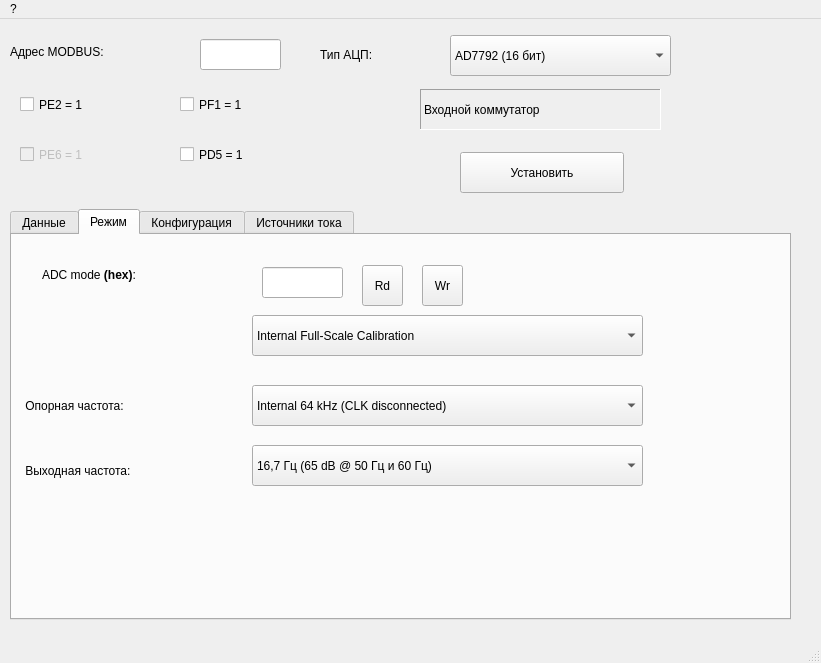
<?xml version="1.0" encoding="UTF-8"?>
<ui version="4.0">
 <class>fmAD779x</class>
 <widget class="QMainWindow" name="fmAD779x">
  <property name="geometry">
   <rect>
    <x>0</x>
    <y>0</y>
    <width>821</width>
    <height>663</height>
   </rect>
  </property>
  <property name="windowTitle">
   <string>Прямой доступ к AD779x</string>
  </property>
  <widget class="QWidget" name="centralwidget">
   <widget class="QTabWidget" name="twRegs">
    <property name="geometry">
     <rect>
      <x>10</x>
      <y>190</y>
      <width>781</width>
      <height>411</height>
     </rect>
    </property>
    <property name="currentIndex">
     <number>1</number>
    </property>
    <property name="elideMode">
     <enum>Qt::ElideNone</enum>
    </property>
    <widget class="QWidget" name="wtData">
     <attribute name="title">
      <string>Данные</string>
     </attribute>
     <widget class="QLabel" name="label">
      <property name="geometry">
       <rect>
        <x>15</x>
        <y>30</y>
        <width>161</width>
        <height>21</height>
       </rect>
      </property>
      <property name="font">
       <font>
        <pointsize>9</pointsize>
       </font>
      </property>
      <property name="text">
       <string>Данные АЦП:</string>
      </property>
     </widget>
     <widget class="QLabel" name="llData">
      <property name="geometry">
       <rect>
        <x>200</x>
        <y>20</y>
        <width>111</width>
        <height>31</height>
       </rect>
      </property>
      <property name="font">
       <font>
        <pointsize>9</pointsize>
       </font>
      </property>
      <property name="frameShape">
       <enum>QFrame::Panel</enum>
      </property>
      <property name="frameShadow">
       <enum>QFrame::Sunken</enum>
      </property>
      <property name="text">
       <string/>
      </property>
     </widget>
     <widget class="QToolButton" name="tbDataRd">
      <property name="geometry">
       <rect>
        <x>340</x>
        <y>15</y>
        <width>41</width>
        <height>41</height>
       </rect>
      </property>
      <property name="text">
       <string>Rd</string>
      </property>
     </widget>
     <widget class="QLabel" name="label_2">
      <property name="geometry">
       <rect>
        <x>460</x>
        <y>30</y>
        <width>131</width>
        <height>21</height>
       </rect>
      </property>
      <property name="font">
       <font>
        <pointsize>9</pointsize>
       </font>
      </property>
      <property name="text">
       <string>Статус АЦП:</string>
      </property>
     </widget>
     <widget class="QToolButton" name="tbStatusRd">
      <property name="geometry">
       <rect>
        <x>720</x>
        <y>20</y>
        <width>41</width>
        <height>41</height>
       </rect>
      </property>
      <property name="text">
       <string>Rd</string>
      </property>
     </widget>
     <widget class="QLabel" name="llStatus">
      <property name="geometry">
       <rect>
        <x>610</x>
        <y>20</y>
        <width>81</width>
        <height>31</height>
       </rect>
      </property>
      <property name="font">
       <font>
        <pointsize>9</pointsize>
       </font>
      </property>
      <property name="frameShape">
       <enum>QFrame::Panel</enum>
      </property>
      <property name="frameShadow">
       <enum>QFrame::Sunken</enum>
      </property>
      <property name="text">
       <string/>
      </property>
     </widget>
     <widget class="QLineEdit" name="leOffset">
      <property name="geometry">
       <rect>
        <x>200</x>
        <y>70</y>
        <width>111</width>
        <height>31</height>
       </rect>
      </property>
      <property name="font">
       <font>
        <pointsize>9</pointsize>
       </font>
      </property>
     </widget>
     <widget class="QToolButton" name="tbOffsetWr">
      <property name="geometry">
       <rect>
        <x>400</x>
        <y>70</y>
        <width>41</width>
        <height>41</height>
       </rect>
      </property>
      <property name="text">
       <string>Wr</string>
      </property>
     </widget>
     <widget class="QLabel" name="label_11">
      <property name="geometry">
       <rect>
        <x>10</x>
        <y>70</y>
        <width>191</width>
        <height>31</height>
       </rect>
      </property>
      <property name="font">
       <font>
        <pointsize>9</pointsize>
       </font>
      </property>
      <property name="lineWidth">
       <number>-5</number>
      </property>
      <property name="text">
       <string>Смещение нуля:</string>
      </property>
     </widget>
     <widget class="QToolButton" name="tbScaleWr">
      <property name="geometry">
       <rect>
        <x>400</x>
        <y>120</y>
        <width>41</width>
        <height>41</height>
       </rect>
      </property>
      <property name="text">
       <string>Wr</string>
      </property>
     </widget>
     <widget class="QLineEdit" name="leScale">
      <property name="geometry">
       <rect>
        <x>200</x>
        <y>120</y>
        <width>111</width>
        <height>31</height>
       </rect>
      </property>
      <property name="font">
       <font>
        <pointsize>9</pointsize>
       </font>
      </property>
     </widget>
     <widget class="QToolButton" name="tbScaleRd">
      <property name="geometry">
       <rect>
        <x>340</x>
        <y>120</y>
        <width>41</width>
        <height>41</height>
       </rect>
      </property>
      <property name="text">
       <string>Rd</string>
      </property>
     </widget>
     <widget class="QLabel" name="label_12">
      <property name="geometry">
       <rect>
        <x>10</x>
        <y>130</y>
        <width>181</width>
        <height>16</height>
       </rect>
      </property>
      <property name="font">
       <font>
        <pointsize>9</pointsize>
       </font>
      </property>
      <property name="lineWidth">
       <number>-5</number>
      </property>
      <property name="text">
       <string>Коэффициент:</string>
      </property>
     </widget>
     <widget class="QLabel" name="llID">
      <property name="geometry">
       <rect>
        <x>610</x>
        <y>80</y>
        <width>81</width>
        <height>31</height>
       </rect>
      </property>
      <property name="font">
       <font>
        <pointsize>9</pointsize>
       </font>
      </property>
      <property name="frameShape">
       <enum>QFrame::Panel</enum>
      </property>
      <property name="frameShadow">
       <enum>QFrame::Sunken</enum>
      </property>
      <property name="text">
       <string/>
      </property>
     </widget>
     <widget class="QToolButton" name="tbIDRd">
      <property name="geometry">
       <rect>
        <x>720</x>
        <y>80</y>
        <width>41</width>
        <height>41</height>
       </rect>
      </property>
      <property name="text">
       <string>Rd</string>
      </property>
     </widget>
     <widget class="QLabel" name="label_13">
      <property name="geometry">
       <rect>
        <x>540</x>
        <y>82</y>
        <width>41</width>
        <height>31</height>
       </rect>
      </property>
      <property name="font">
       <font>
        <pointsize>9</pointsize>
       </font>
      </property>
      <property name="text">
       <string>ID:</string>
      </property>
     </widget>
     <widget class="QToolButton" name="tbDataA">
      <property name="geometry">
       <rect>
        <x>400</x>
        <y>17</y>
        <width>41</width>
        <height>41</height>
       </rect>
      </property>
      <property name="text">
       <string>A</string>
      </property>
     </widget>
     <widget class="QLCDNumber" name="lcdDataConv">
      <property name="geometry">
       <rect>
        <x>10</x>
        <y>180</y>
        <width>201</width>
        <height>41</height>
       </rect>
      </property>
     </widget>
     <widget class="QToolButton" name="tbConv">
      <property name="geometry">
       <rect>
        <x>230</x>
        <y>180</y>
        <width>41</width>
        <height>41</height>
       </rect>
      </property>
      <property name="text">
       <string>M</string>
      </property>
     </widget>
     <widget class="QToolButton" name="tbOffsetRd">
      <property name="geometry">
       <rect>
        <x>340</x>
        <y>70</y>
        <width>41</width>
        <height>41</height>
       </rect>
      </property>
      <property name="text">
       <string>Rd</string>
      </property>
     </widget>
    </widget>
    <widget class="QWidget" name="wtMode">
     <attribute name="title">
      <string>Режим</string>
     </attribute>
     <widget class="QLabel" name="label_3">
      <property name="geometry">
       <rect>
        <x>30</x>
        <y>20</y>
        <width>201</width>
        <height>41</height>
       </rect>
      </property>
      <property name="font">
       <font>
        <pointsize>9</pointsize>
       </font>
      </property>
      <property name="text">
       <string>ADC mode &lt;b&gt;(hex)&lt;/b&gt;:</string>
      </property>
     </widget>
     <widget class="QToolButton" name="tbModeRd">
      <property name="geometry">
       <rect>
        <x>350</x>
        <y>30</y>
        <width>41</width>
        <height>41</height>
       </rect>
      </property>
      <property name="text">
       <string>Rd</string>
      </property>
     </widget>
     <widget class="QToolButton" name="tbModeWr">
      <property name="geometry">
       <rect>
        <x>410</x>
        <y>30</y>
        <width>41</width>
        <height>41</height>
       </rect>
      </property>
      <property name="text">
       <string>Wr</string>
      </property>
     </widget>
     <widget class="QLineEdit" name="leMode">
      <property name="geometry">
       <rect>
        <x>250</x>
        <y>32</y>
        <width>81</width>
        <height>31</height>
       </rect>
      </property>
      <property name="font">
       <font>
        <pointsize>9</pointsize>
       </font>
      </property>
     </widget>
     <widget class="QComboBox" name="cbMode">
      <property name="geometry">
       <rect>
        <x>240</x>
        <y>80</y>
        <width>391</width>
        <height>41</height>
       </rect>
      </property>
      <property name="currentIndex">
       <number>5</number>
      </property>
      <item>
       <property name="text">
        <string>Continuos Conversion</string>
       </property>
      </item>
      <item>
       <property name="text">
        <string>Single Conversion</string>
       </property>
      </item>
      <item>
       <property name="text">
        <string>Idle Mode</string>
       </property>
      </item>
      <item>
       <property name="text">
        <string>Power Down</string>
       </property>
      </item>
      <item>
       <property name="text">
        <string>Internal Zero Calibration</string>
       </property>
      </item>
      <item>
       <property name="text">
        <string>Internal Full-Scale Calibration</string>
       </property>
      </item>
      <item>
       <property name="text">
        <string>System Zero Calibration</string>
       </property>
      </item>
      <item>
       <property name="text">
        <string>System Full-Scale Calibration</string>
       </property>
      </item>
     </widget>
     <widget class="QComboBox" name="cbFadc">
      <property name="geometry">
       <rect>
        <x>240</x>
        <y>210</y>
        <width>391</width>
        <height>41</height>
       </rect>
      </property>
      <property name="currentIndex">
       <number>10</number>
      </property>
      <item>
       <property name="text">
        <string>недопустимое значение</string>
       </property>
      </item>
      <item>
       <property name="text">
        <string>470 Гц</string>
       </property>
      </item>
      <item>
       <property name="text">
        <string>242 Гц</string>
       </property>
      </item>
      <item>
       <property name="text">
        <string>123 Гц</string>
       </property>
      </item>
      <item>
       <property name="text">
        <string>62 Гц</string>
       </property>
      </item>
      <item>
       <property name="text">
        <string>50 Гц</string>
       </property>
      </item>
      <item>
       <property name="text">
        <string>39 Гц</string>
       </property>
      </item>
      <item>
       <property name="text">
        <string>33,2  Гц</string>
       </property>
      </item>
      <item>
       <property name="text">
        <string>19,6 Гц</string>
       </property>
      </item>
      <item>
       <property name="text">
        <string>16,7 Гц (80 dB @ 50 Гц)</string>
       </property>
      </item>
      <item>
       <property name="text">
        <string>16,7 Гц (65 dB @ 50 Гц и 60 Гц)</string>
       </property>
      </item>
      <item>
       <property name="text">
        <string>12,5 Гц (66 dB @ 50 Гц и 60 Гц)</string>
       </property>
      </item>
      <item>
       <property name="text">
        <string>10 Гц    (69 dB @ 50 Гц и 60 Гц)</string>
       </property>
      </item>
      <item>
       <property name="text">
        <string>8,33 Гц (70 dB @ 50 Гц и 60 Гц)</string>
       </property>
      </item>
      <item>
       <property name="text">
        <string>6,25 Гц (72 dB @ 50 Гц и 60 Гц)</string>
       </property>
      </item>
      <item>
       <property name="text">
        <string>4,17 Гц (74 dB @ 50 Гц и 60 Гц)</string>
       </property>
      </item>
     </widget>
     <widget class="QLabel" name="label_4">
      <property name="geometry">
       <rect>
        <x>10</x>
        <y>220</y>
        <width>231</width>
        <height>31</height>
       </rect>
      </property>
      <property name="font">
       <font>
        <pointsize>9</pointsize>
       </font>
      </property>
      <property name="text">
       <string> Выходная частота:</string>
      </property>
     </widget>
     <widget class="QLabel" name="label_14">
      <property name="geometry">
       <rect>
        <x>10</x>
        <y>150</y>
        <width>231</width>
        <height>41</height>
       </rect>
      </property>
      <property name="font">
       <font>
        <pointsize>9</pointsize>
       </font>
      </property>
      <property name="text">
       <string> Опорная частота:</string>
      </property>
     </widget>
     <widget class="QComboBox" name="cbClock">
      <property name="geometry">
       <rect>
        <x>240</x>
        <y>150</y>
        <width>391</width>
        <height>41</height>
       </rect>
      </property>
      <property name="currentIndex">
       <number>0</number>
      </property>
      <item>
       <property name="text">
        <string>Internal 64 kHz (CLK disconnected)</string>
       </property>
      </item>
      <item>
       <property name="text">
        <string>Internal 64 kHz (CLK out)</string>
       </property>
      </item>
      <item>
       <property name="text">
        <string>External 64 kHz </string>
       </property>
      </item>
      <item>
       <property name="text">
        <string>External clock divided by 2</string>
       </property>
      </item>
     </widget>
    </widget>
    <widget class="QWidget" name="wtConf">
     <attribute name="title">
      <string>Конфигурация</string>
     </attribute>
     <widget class="QLineEdit" name="leConf">
      <property name="geometry">
       <rect>
        <x>225</x>
        <y>18</y>
        <width>101</width>
        <height>31</height>
       </rect>
      </property>
      <property name="font">
       <font>
        <pointsize>9</pointsize>
       </font>
      </property>
     </widget>
     <widget class="QToolButton" name="tbConfRd">
      <property name="geometry">
       <rect>
        <x>340</x>
        <y>12</y>
        <width>41</width>
        <height>41</height>
       </rect>
      </property>
      <property name="text">
       <string>Rd</string>
      </property>
     </widget>
     <widget class="QToolButton" name="tbConfWr">
      <property name="geometry">
       <rect>
        <x>393</x>
        <y>14</y>
        <width>41</width>
        <height>41</height>
       </rect>
      </property>
      <property name="text">
       <string>Wr</string>
      </property>
     </widget>
     <widget class="QLabel" name="label_5">
      <property name="geometry">
       <rect>
        <x>30</x>
        <y>15</y>
        <width>201</width>
        <height>31</height>
       </rect>
      </property>
      <property name="font">
       <font>
        <pointsize>9</pointsize>
       </font>
      </property>
      <property name="text">
       <string>ADC conf &lt;b&gt;(hex)&lt;/b&gt;:</string>
      </property>
     </widget>
     <widget class="QComboBox" name="cbBias">
      <property name="geometry">
       <rect>
        <x>270</x>
        <y>170</y>
        <width>171</width>
        <height>41</height>
       </rect>
      </property>
      <property name="currentIndex">
       <number>0</number>
      </property>
      <item>
       <property name="text">
        <string>отключен</string>
       </property>
      </item>
      <item>
       <property name="text">
        <string>к AIN1(-)</string>
       </property>
      </item>
      <item>
       <property name="text">
        <string>к AIN2(-)</string>
       </property>
      </item>
      <item>
       <property name="text">
        <string>зарезервировано</string>
       </property>
      </item>
     </widget>
     <widget class="QCheckBox" name="chBurnT">
      <property name="geometry">
       <rect>
        <x>190</x>
        <y>260</y>
        <width>251</width>
        <height>31</height>
       </rect>
      </property>
      <property name="font">
       <font>
        <pointsize>8</pointsize>
       </font>
      </property>
      <property name="text">
       <string>Тестовый ист. тока</string>
      </property>
     </widget>
     <widget class="QComboBox" name="cbRef">
      <property name="geometry">
       <rect>
        <x>260</x>
        <y>120</y>
        <width>181</width>
        <height>41</height>
       </rect>
      </property>
      <property name="currentIndex">
       <number>1</number>
      </property>
      <item>
       <property name="text">
        <string>Внешний</string>
       </property>
      </item>
      <item>
       <property name="text">
        <string>Внутренний</string>
       </property>
      </item>
     </widget>
     <widget class="QLabel" name="label_7">
      <property name="geometry">
       <rect>
        <x>20</x>
        <y>130</y>
        <width>231</width>
        <height>31</height>
       </rect>
      </property>
      <property name="font">
       <font>
        <pointsize>9</pointsize>
       </font>
      </property>
      <property name="text">
       <string>Опорный источник:</string>
      </property>
     </widget>
     <widget class="QComboBox" name="cbChan">
      <property name="geometry">
       <rect>
        <x>120</x>
        <y>70</y>
        <width>261</width>
        <height>41</height>
       </rect>
      </property>
      <property name="currentIndex">
       <number>0</number>
      </property>
      <item>
       <property name="text">
        <string>AIN1(+) - AIN1(-)</string>
       </property>
      </item>
      <item>
       <property name="text">
        <string>AIN2(+) - AIN2(-)</string>
       </property>
      </item>
      <item>
       <property name="text">
        <string>AIN3(+) - AIN3(-)</string>
       </property>
      </item>
      <item>
       <property name="text">
        <string>AIN1(-) - AIN1(-)</string>
       </property>
      </item>
      <item>
       <property name="text">
        <string>зарезервировано</string>
       </property>
      </item>
      <item>
       <property name="text">
        <string>зарезервировано</string>
       </property>
      </item>
      <item>
       <property name="text">
        <string>термодатчик</string>
       </property>
      </item>
      <item>
       <property name="text">
        <string>AVdd</string>
       </property>
      </item>
     </widget>
     <widget class="QLabel" name="label_8">
      <property name="geometry">
       <rect>
        <x>20</x>
        <y>80</y>
        <width>101</width>
        <height>21</height>
       </rect>
      </property>
      <property name="font">
       <font>
        <pointsize>9</pointsize>
       </font>
      </property>
      <property name="text">
       <string>Канал:</string>
      </property>
     </widget>
     <widget class="QLabel" name="label_9">
      <property name="geometry">
       <rect>
        <x>20</x>
        <y>180</y>
        <width>251</width>
        <height>21</height>
       </rect>
      </property>
      <property name="font">
       <font>
        <pointsize>9</pointsize>
       </font>
      </property>
      <property name="text">
       <string>Источник смещения:</string>
      </property>
     </widget>
     <widget class="QCheckBox" name="chABias">
      <property name="geometry">
       <rect>
        <x>190</x>
        <y>310</y>
        <width>311</width>
        <height>31</height>
       </rect>
      </property>
      <property name="font">
       <font>
        <pointsize>8</pointsize>
       </font>
      </property>
      <property name="text">
       <string>Усиленный  ист. смещения</string>
      </property>
     </widget>
     <widget class="QCheckBox" name="chAmp">
      <property name="enabled">
       <bool>true</bool>
      </property>
      <property name="geometry">
       <rect>
        <x>520</x>
        <y>250</y>
        <width>211</width>
        <height>31</height>
       </rect>
      </property>
      <property name="font">
       <font>
        <pointsize>8</pointsize>
       </font>
      </property>
      <property name="text">
       <string>Усиленный вход</string>
      </property>
     </widget>
     <widget class="QLabel" name="label_10">
      <property name="geometry">
       <rect>
        <x>480</x>
        <y>170</y>
        <width>71</width>
        <height>21</height>
       </rect>
      </property>
      <property name="font">
       <font>
        <pointsize>9</pointsize>
       </font>
      </property>
      <property name="text">
       <string>Код:</string>
      </property>
     </widget>
     <widget class="QComboBox" name="cbCode">
      <property name="geometry">
       <rect>
        <x>540</x>
        <y>161</y>
        <width>211</width>
        <height>41</height>
       </rect>
      </property>
      <property name="currentIndex">
       <number>0</number>
      </property>
      <item>
       <property name="text">
        <string>Двухполярный</string>
       </property>
      </item>
      <item>
       <property name="text">
        <string>Однополярный</string>
       </property>
      </item>
     </widget>
     <widget class="QLabel" name="label_6">
      <property name="geometry">
       <rect>
        <x>470</x>
        <y>120</y>
        <width>131</width>
        <height>21</height>
       </rect>
      </property>
      <property name="font">
       <font>
        <pointsize>9</pointsize>
       </font>
      </property>
      <property name="text">
       <string>Усиление:</string>
      </property>
     </widget>
     <widget class="QComboBox" name="cbAmp">
      <property name="geometry">
       <rect>
        <x>590</x>
        <y>110</y>
        <width>161</width>
        <height>41</height>
       </rect>
      </property>
      <property name="currentIndex">
       <number>7</number>
      </property>
      <item>
       <property name="text">
        <string>x1</string>
       </property>
      </item>
      <item>
       <property name="text">
        <string>x2</string>
       </property>
      </item>
      <item>
       <property name="text">
        <string>x4</string>
       </property>
      </item>
      <item>
       <property name="text">
        <string>x8</string>
       </property>
      </item>
      <item>
       <property name="text">
        <string>x16</string>
       </property>
      </item>
      <item>
       <property name="text">
        <string>x32</string>
       </property>
      </item>
      <item>
       <property name="text">
        <string>x64</string>
       </property>
      </item>
      <item>
       <property name="text">
        <string>x128</string>
       </property>
      </item>
     </widget>
    </widget>
    <widget class="QWidget" name="wtJ">
     <attribute name="title">
      <string>Источники тока</string>
     </attribute>
     <widget class="QLabel" name="label_17">
      <property name="geometry">
       <rect>
        <x>20</x>
        <y>20</y>
        <width>171</width>
        <height>41</height>
       </rect>
      </property>
      <property name="font">
       <font>
        <pointsize>9</pointsize>
       </font>
      </property>
      <property name="text">
       <string>ADC IO &lt;b&gt;(hex)&lt;/b&gt;:</string>
      </property>
     </widget>
     <widget class="QToolButton" name="tbIOWr">
      <property name="geometry">
       <rect>
        <x>360</x>
        <y>20</y>
        <width>41</width>
        <height>41</height>
       </rect>
      </property>
      <property name="text">
       <string>Wr</string>
      </property>
     </widget>
     <widget class="QLineEdit" name="leIO">
      <property name="geometry">
       <rect>
        <x>200</x>
        <y>30</y>
        <width>81</width>
        <height>31</height>
       </rect>
      </property>
      <property name="font">
       <font>
        <pointsize>9</pointsize>
       </font>
      </property>
     </widget>
     <widget class="QToolButton" name="tbIORd">
      <property name="geometry">
       <rect>
        <x>300</x>
        <y>20</y>
        <width>41</width>
        <height>41</height>
       </rect>
      </property>
      <property name="text">
       <string>Rd</string>
      </property>
     </widget>
     <widget class="QComboBox" name="cbJDir">
      <property name="geometry">
       <rect>
        <x>330</x>
        <y>170</y>
        <width>401</width>
        <height>41</height>
       </rect>
      </property>
      <property name="currentIndex">
       <number>0</number>
      </property>
      <item>
       <property name="text">
        <string>(IEXC1 -&gt; IOUT1)  (IEXC2 -&gt; IOUT2)</string>
       </property>
      </item>
      <item>
       <property name="text">
        <string>(IEXC1 -&gt; IOUT2)  (IEXC2 -&gt; IOUT1)</string>
       </property>
      </item>
      <item>
       <property name="text">
        <string>Оба источника на IOUT1</string>
       </property>
      </item>
      <item>
       <property name="text">
        <string>Оба источника на IOUT2</string>
       </property>
      </item>
     </widget>
     <widget class="QLabel" name="label_18">
      <property name="geometry">
       <rect>
        <x>20</x>
        <y>160</y>
        <width>281</width>
        <height>31</height>
       </rect>
      </property>
      <property name="font">
       <font>
        <pointsize>9</pointsize>
       </font>
      </property>
      <property name="text">
       <string>Коммутация источников:</string>
      </property>
     </widget>
     <widget class="QLabel" name="label_19">
      <property name="geometry">
       <rect>
        <x>20</x>
        <y>90</y>
        <width>181</width>
        <height>21</height>
       </rect>
      </property>
      <property name="font">
       <font>
        <pointsize>9</pointsize>
       </font>
      </property>
      <property name="text">
       <string>Величина тока:</string>
      </property>
     </widget>
     <widget class="QComboBox" name="cbJVal">
      <property name="geometry">
       <rect>
        <x>200</x>
        <y>90</y>
        <width>201</width>
        <height>41</height>
       </rect>
      </property>
      <property name="currentIndex">
       <number>0</number>
      </property>
      <item>
       <property name="text">
        <string>откл.</string>
       </property>
      </item>
      <item>
       <property name="text">
        <string>10 uA</string>
       </property>
      </item>
      <item>
       <property name="text">
        <string>210 uA</string>
       </property>
      </item>
      <item>
       <property name="text">
        <string>1 mA</string>
       </property>
      </item>
     </widget>
    </widget>
   </widget>
   <widget class="QComboBox" name="cbADC">
    <property name="geometry">
     <rect>
      <x>450</x>
      <y>16</y>
      <width>221</width>
      <height>41</height>
     </rect>
    </property>
    <property name="currentIndex">
     <number>0</number>
    </property>
    <item>
     <property name="text">
      <string>AD7792 (16 бит)</string>
     </property>
    </item>
    <item>
     <property name="text">
      <string>AD7793 (24  бит)</string>
     </property>
    </item>
   </widget>
   <widget class="QLabel" name="label_15">
    <property name="geometry">
     <rect>
      <x>10</x>
      <y>22</y>
      <width>181</width>
      <height>21</height>
     </rect>
    </property>
    <property name="font">
     <font>
      <pointsize>9</pointsize>
     </font>
    </property>
    <property name="text">
     <string>Адрес MODBUS:</string>
    </property>
   </widget>
   <widget class="QLineEdit" name="leAddrMB">
    <property name="geometry">
     <rect>
      <x>200</x>
      <y>20</y>
      <width>81</width>
      <height>31</height>
     </rect>
    </property>
    <property name="font">
     <font>
      <pointsize>9</pointsize>
     </font>
    </property>
   </widget>
   <widget class="QLabel" name="label_16">
    <property name="geometry">
     <rect>
      <x>320</x>
      <y>20</y>
      <width>121</width>
      <height>31</height>
     </rect>
    </property>
    <property name="font">
     <font>
      <pointsize>9</pointsize>
     </font>
    </property>
    <property name="text">
     <string>Тип АЦП:</string>
    </property>
   </widget>
   <widget class="QCheckBox" name="cbPE2">
    <property name="geometry">
     <rect>
      <x>20</x>
      <y>70</y>
      <width>131</width>
      <height>31</height>
     </rect>
    </property>
    <property name="font">
     <font>
      <pointsize>9</pointsize>
     </font>
    </property>
    <property name="text">
     <string>PE2 = 1</string>
    </property>
   </widget>
   <widget class="QCheckBox" name="cbPE6">
    <property name="enabled">
     <bool>false</bool>
    </property>
    <property name="geometry">
     <rect>
      <x>20</x>
      <y>120</y>
      <width>131</width>
      <height>31</height>
     </rect>
    </property>
    <property name="font">
     <font>
      <pointsize>9</pointsize>
     </font>
    </property>
    <property name="text">
     <string>PE6 = 1</string>
    </property>
    <property name="checked">
     <bool>false</bool>
    </property>
   </widget>
   <widget class="QToolButton" name="tbSwitch">
    <property name="geometry">
     <rect>
      <x>460</x>
      <y>133</y>
      <width>164</width>
      <height>41</height>
     </rect>
    </property>
    <property name="text">
     <string>Установить</string>
    </property>
   </widget>
   <widget class="QLabel" name="llData_2">
    <property name="geometry">
     <rect>
      <x>420</x>
      <y>70</y>
      <width>241</width>
      <height>41</height>
     </rect>
    </property>
    <property name="font">
     <font>
      <pointsize>9</pointsize>
     </font>
    </property>
    <property name="frameShape">
     <enum>QFrame::Panel</enum>
    </property>
    <property name="frameShadow">
     <enum>QFrame::Sunken</enum>
    </property>
    <property name="text">
     <string>Входной коммутатор</string>
    </property>
   </widget>
   <widget class="QCheckBox" name="cbPD5">
    <property name="geometry">
     <rect>
      <x>180</x>
      <y>120</y>
      <width>141</width>
      <height>31</height>
     </rect>
    </property>
    <property name="font">
     <font>
      <pointsize>9</pointsize>
     </font>
    </property>
    <property name="text">
     <string>PD5 = 1</string>
    </property>
    <property name="checked">
     <bool>false</bool>
    </property>
   </widget>
   <widget class="QCheckBox" name="cbPF1">
    <property name="geometry">
     <rect>
      <x>180</x>
      <y>70</y>
      <width>131</width>
      <height>31</height>
     </rect>
    </property>
    <property name="font">
     <font>
      <pointsize>9</pointsize>
     </font>
    </property>
    <property name="text">
     <string>PF1 = 1</string>
    </property>
   </widget>
   <zorder>cbADC</zorder>
   <zorder>label_15</zorder>
   <zorder>leAddrMB</zorder>
   <zorder>label_16</zorder>
   <zorder>cbPE2</zorder>
   <zorder>cbPE6</zorder>
   <zorder>tbSwitch</zorder>
   <zorder>llData_2</zorder>
   <zorder>cbPD5</zorder>
   <zorder>cbPF1</zorder>
   <zorder>twRegs</zorder>
  </widget>
  <widget class="QMenuBar" name="menubar">
   <property name="geometry">
    <rect>
     <x>0</x>
     <y>0</y>
     <width>821</width>
     <height>38</height>
    </rect>
   </property>
   <widget class="QMenu" name="menu">
    <property name="title">
     <string>?</string>
    </property>
   </widget>
   <addaction name="menu"/>
  </widget>
  <widget class="QStatusBar" name="statusbar"/>
 </widget>
 <resources/>
 <connections/>
</ui>
